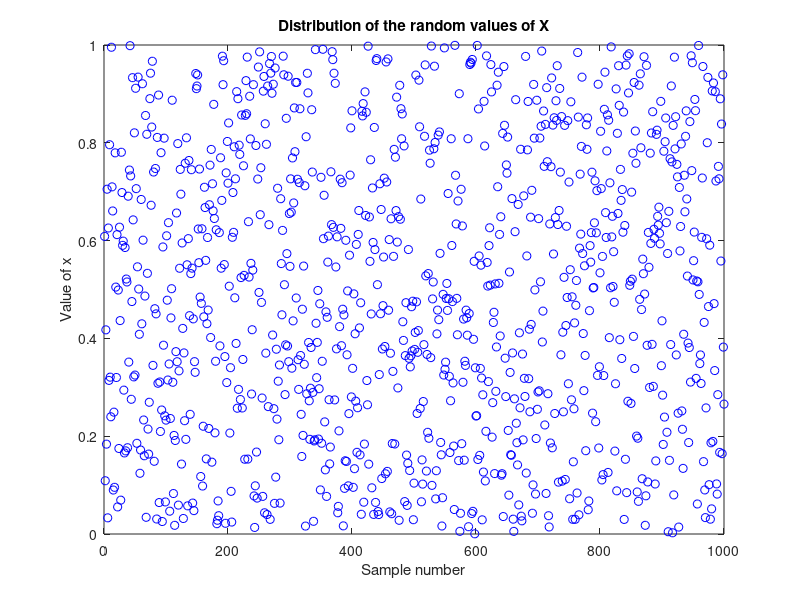
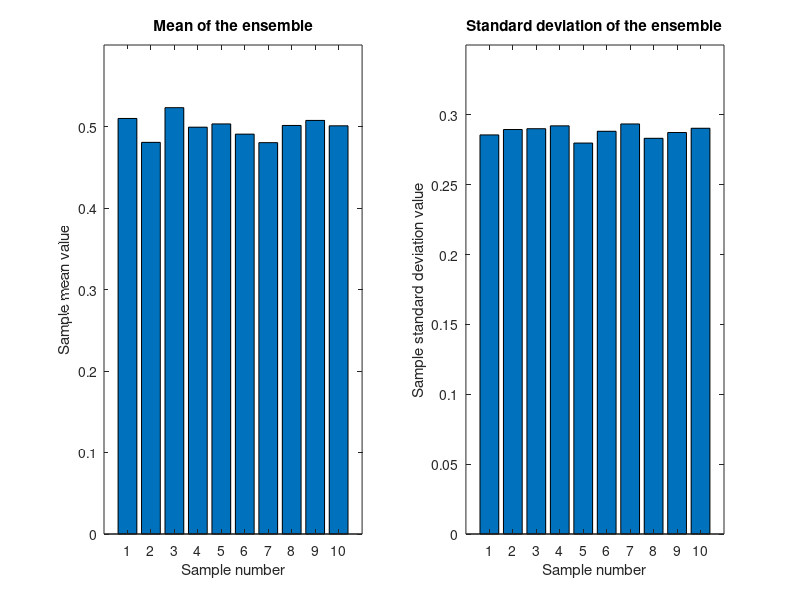
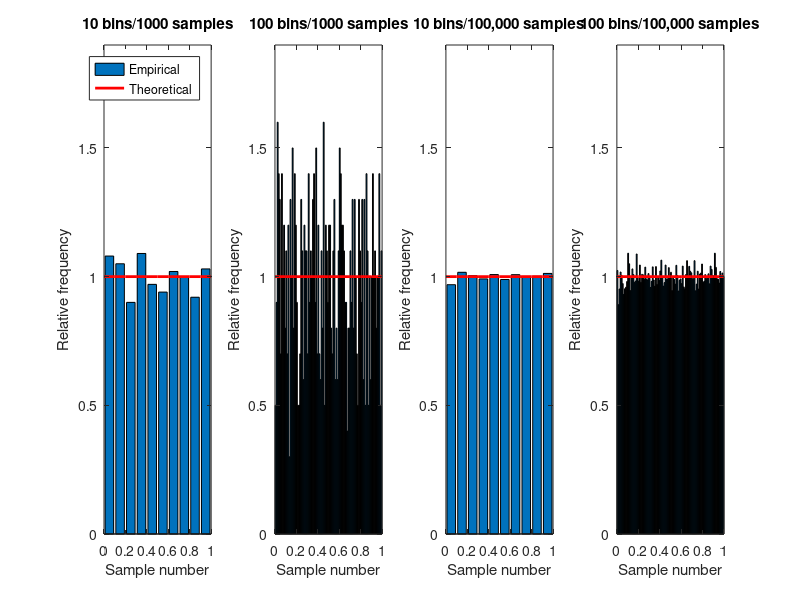

Recreate these plots in MATLAB, in order.
clear all

x = rand(1000,1);
figure(1)
set(gcf,'Color','w')
plot(x, 'bo')
title('Distribution of the random values of X')
xlabel('Sample number')
ylabel('Value of x')

%Part 1.1.1----------------------------------------------------------------
x_mean = mean(x);
disp(['Sample mean = ', num2str(x_mean)]);

%Part 1.1.2----------------------------------------------------------------
x_stand_dev = std(x);
disp(['Sample standard deviation = ', num2str(x_stand_dev)]);

%Part 1.1.3----------------------------------------------------------------
ensemble = rand(1000,10);

figure(2)
set(gcf,'Color','w')
subplot(1,2,1)
x_mean = mean(ensemble,1)
bar(x_mean)
title('Mean of the ensemble')
xlabel('Sample number')
ylabel('Sample mean value')
axis([0 11 0 0.6])
subplot(1,2,2)
x_stand_dev = std(ensemble,1)
bar(x_stand_dev)
title('Standard deviation of the ensemble')
xlabel('Sample number')
ylabel('Sample standard deviation value')
axis([0 11 0 0.35])

%Part 1.1.4----------------------------------------------------------------
figure(3)
set(gcf,'Color','w')
%10 bins & 1000 samples
bins = 10;
subplot(1,4,1)
[a1,a2] = hist(x,bins);
bar(a2,a1/1000*bins) %normalise
axis([0 1 0 1.9])
hold on
plot(0:0.1:1,ones(11,1),'r','Linewidth',2)
hold off
title('10 bins/1000 samples')
xlabel('Sample number')
ylabel('Relative frequency')
legend('Empirical','Theoretical');
%100 bins & 1000 samples
subplot(1,4,2)
bins = 100;
[a1,a2] = hist(x,bins);
bar( a2,a1/1000*bins) %normalise
axis([0 1 0 1.9])
hold on
plot(0:0.1:1,ones(11,1),'r','Linewidth',2)
hold off
title('100 bins/1000 samples')
xlabel('Sample number')
ylabel('Relative frequency')
%10 bins & 100000 samples
x = rand(100000,1); %new x with 100,000 samples instead of 1000
bins = 10;
subplot(1,4,3)
[a1,a2] = hist(x,bins);
bar(a2,a1/100000*bins) %normalise
axis([0 1 0 1.9])
hold on
plot(0:0.1:1,ones(11,1),'r','Linewidth',2)
hold off
title('10 bins/100,000 samples')
xlabel('Sample number')
ylabel('Relative frequency')
%100 bins & 100000 samples
subplot(1,4,4)
bins = 100;
[a1,a2] = hist(x,bins);
bar(a2,a1/100000*bins) %normalise
axis([0 1 0 1.9])
hold on
plot(0:0.1:1,ones(11,1),'r','Linewidth',2)
hold off
title('100 bins/100,000 samples')
xlabel('Sample number')
ylabel('Relative frequency')


